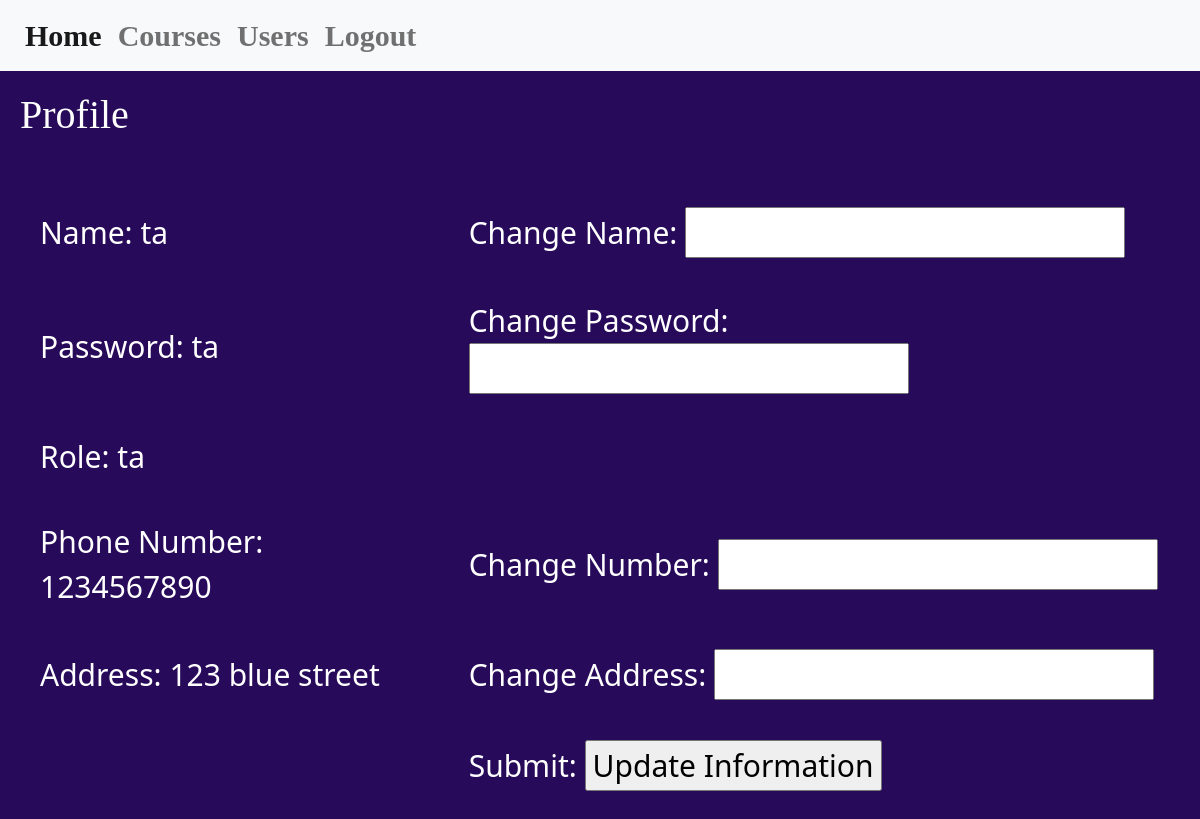
The page /profile/ (signed in) on the database as committed earlier.
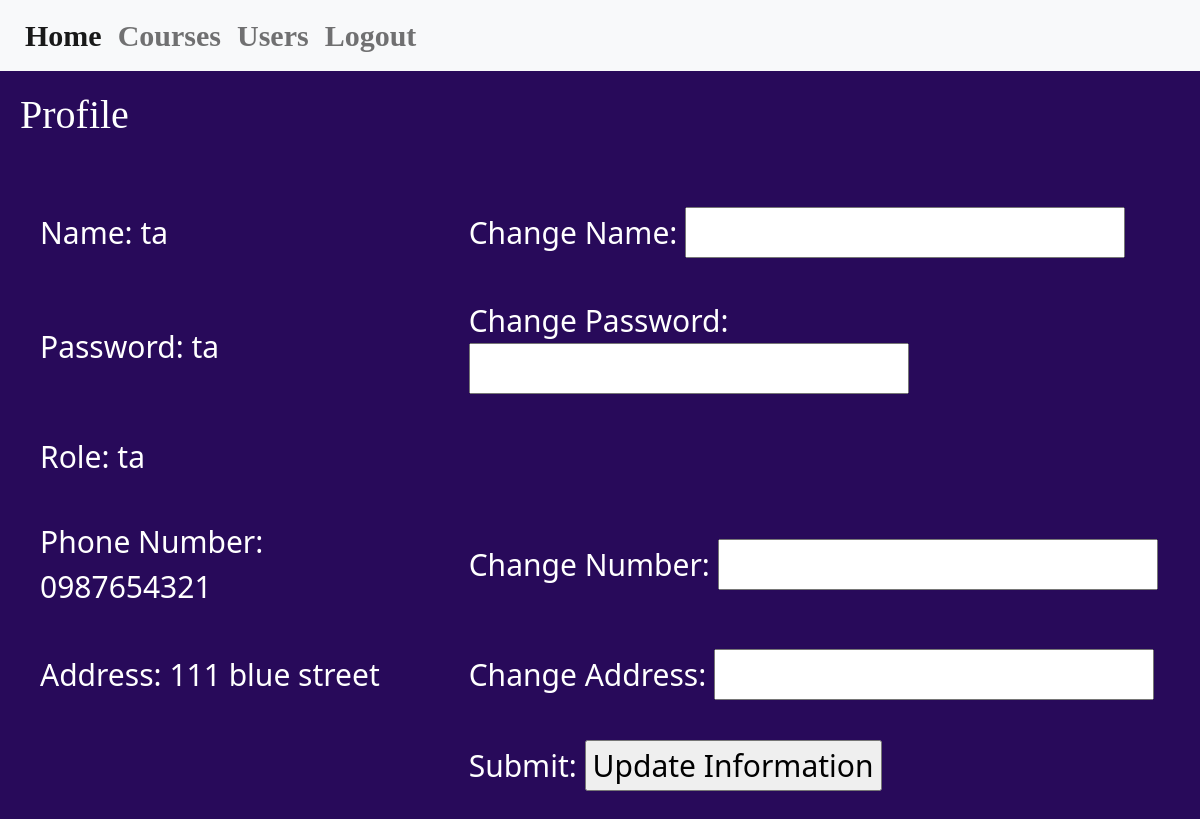
The same page on the database as committed later.
### PurplePanda/models.py (models this page shows, shortened)
class MyUser(models.Model):
    name = models.CharField(max_length=20)
    password = models.CharField(max_length=20)
    role = models.CharField(max_length=20)
    phoneNumber = models.CharField(max_length=10, default=None, null=True)
    address = models.CharField(max_length=30, default=None, null=True)

### PurplePanda/views.py (the view, shortened to what this page needs)
# urls.py: path('profile/', Profile.as_view(), name='profile')
class Profile(View):
    def get(self, request):
        temp = request.session.get("name")
        temp = MyUser.objects.get(name=temp)
        return render(request, "profile.html", {'current': temp, 'message': ''})

### templates/profile.html (shortened to what this page needs)
{% load static %}
<!DOCTYPE html>
<html lang = en>
<head>
    <link href="https://cdn.jsdelivr.net/npm/bootstrap@5.0.2/dist/css/bootstrap.min.css" rel="stylesheet">
    <link href="{% static 'css/loginstyle.css' %}" rel="stylesheet" type="text/css"/>
</head>
<body>
    <nav class="navbar navbar-expand-lg navbar-light bg-light">
        <div class="container-fluid">
            <div class="collapse navbar-collapse" id="navbarNavAltMarkup">
                <div class="navbar-nav">
                <a class="nav-link active" aria-current="page" href="/home">Home</a>
                <a class="nav-link" href= "/viewcourse">Courses</a>
                <a class="nav-link" href="/viewuser">Users</a>
                <a class="nav-link" href= "/">Logout</a>
                </div>
            </div>
        </div>
    </nav>
    <h1 class="header2"> Profile</h1>
    <div class="users">
        <form action="" method="post">
        <table class="loginTable">
            <tr>
                <td>Name: {{ current.name }}</td>
                <td>Change Name: <input type="text" name="name"></td>
            </tr>
            <tr>
                <td>Password: {{ current.password }}</td>
                <td>Change Password: <input type="text" name="password"></td>
            </tr>
            <tr>
                <td>Role: {{ current.role }}</td>
            </tr>
            <tr>
                <td>Phone Number: {{ current.phoneNumber }}</td>
                <td>Change Number: <input type="text" name="number"></td>
            </tr>
            <tr>
                <td>Address: {{ current.address }}</td>
                <td>Change Address: <input type="text" name="address"></td>
            </tr>
            <tr><td></td><td>Submit: <a href="/profile"><input type="submit" value="Update Information"></a></td></tr>
        </table>
        </form>
    </div>
</body>
</html>

Rows that differ between the two databases and show on the page:
changed MyUser "ta": phoneNumber "1234567890" → "0987654321"; address "123 blue street" → "111 blue street"
